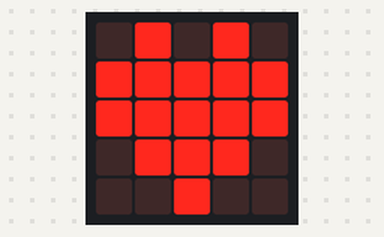
Simulated run of this program. Board: BBC micro:bit (MakeCode). Parts: the board's 5×5 LED display.

Above: at 0.1 s.
At 0.8 s:
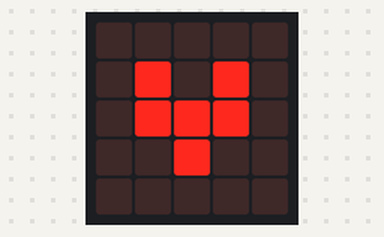
At 1.21 s:
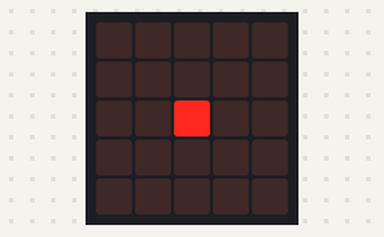

The program:

main.ts
```typescript
basic.forever(function () {
    basic.showIcon(IconNames.Heart)
    basic.showLeds(`
        . . . . .
        . # . # .
        . # # # .
        . . # . .
        . . . . .
        `)
    basic.showLeds(`
        . . . . .
        . . . . .
        . . # . .
        . . . . .
        . . . . .
        `)
})
```

test.ts
```typescript
// 在這裡測試；當此封包作為擴充功能時，將不會編譯此內容。
```

Measured:
- by itself, everything shown: repeats every 1.4 s, in 3 steps
- what the display in image 1 shows lasts 0.4 s, from 0.6 s to 1.0 s
